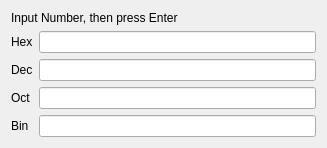
<?xml version="1.0" encoding="UTF-8"?>
<ui version="4.0">
 <class>Widget</class>
 <widget class="QWidget" name="Widget">
  <property name="geometry">
   <rect>
    <x>0</x>
    <y>0</y>
    <width>327</width>
    <height>135</height>
   </rect>
  </property>
  <property name="windowTitle">
   <string>Number Converter</string>
  </property>
  <layout class="QGridLayout" name="gridLayout">
   <item row="1" column="0">
    <widget class="QLabel" name="labelHex">
     <property name="text">
      <string>Hex</string>
     </property>
    </widget>
   </item>
   <item row="3" column="0">
    <widget class="QLabel" name="labelOct">
     <property name="text">
      <string>Oct</string>
     </property>
    </widget>
   </item>
   <item row="2" column="0">
    <widget class="QLabel" name="labelDec">
     <property name="text">
      <string>Dec</string>
     </property>
    </widget>
   </item>
   <item row="4" column="0">
    <widget class="QLabel" name="labelBin">
     <property name="text">
      <string>Bin</string>
     </property>
    </widget>
   </item>
   <item row="1" column="1">
    <widget class="QLineEdit" name="lineEditHex"/>
   </item>
   <item row="2" column="1">
    <widget class="QLineEdit" name="lineEditDec"/>
   </item>
   <item row="3" column="1">
    <widget class="QLineEdit" name="lineEditOct"/>
   </item>
   <item row="4" column="1">
    <widget class="QLineEdit" name="lineEditBin"/>
   </item>
   <item row="0" column="0" colspan="2">
    <widget class="QLabel" name="labelQuickStartGuide">
     <property name="text">
      <string>Input Number, then press Enter</string>
     </property>
    </widget>
   </item>
  </layout>
 </widget>
 <layoutdefault spacing="6" margin="11"/>
 <resources/>
 <connections/>
</ui>
